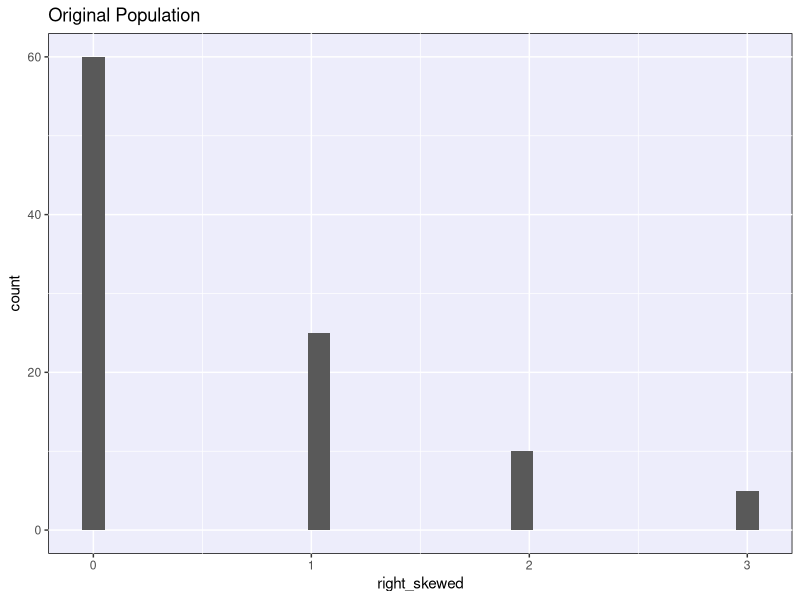
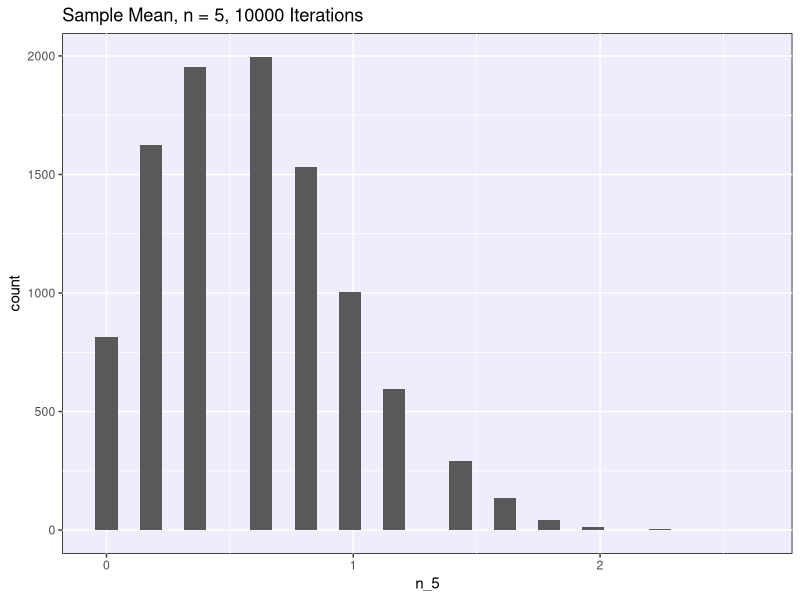
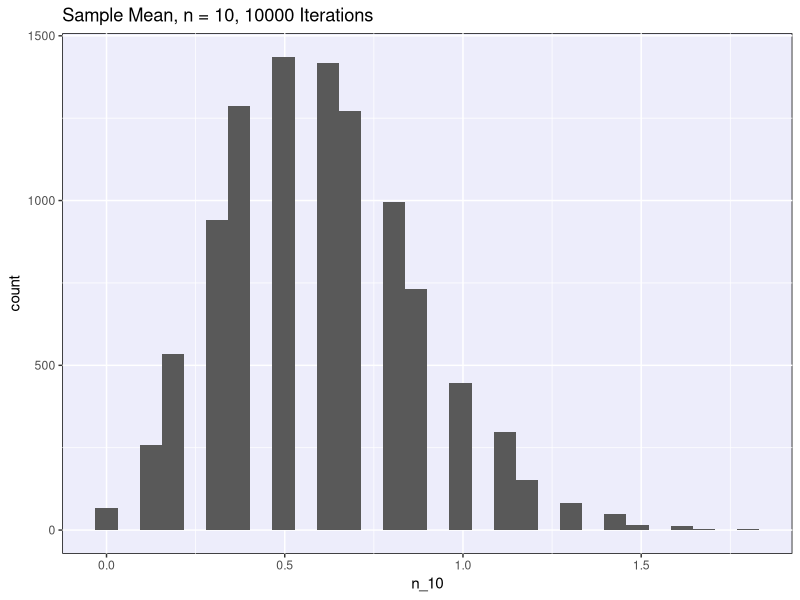
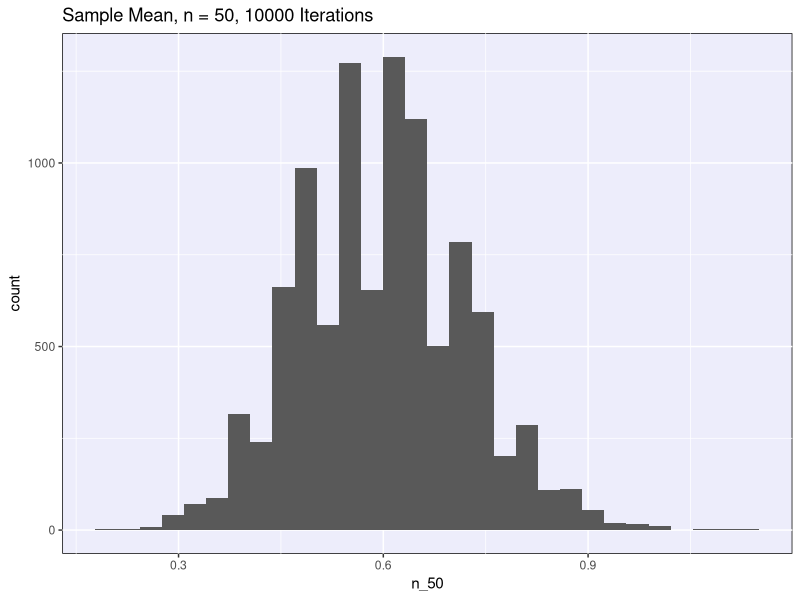

Reproduce these figures in R, in order.
## ---- chunk 1
knitr::opts_chunk$set(echo = TRUE, message = FALSE,
                      warning = FALSE, error = TRUE,
                      fig.height = 3)
library(tidyverse)
## ---- chunk 2
old <- theme_get()

theme_set(theme(panel.background = element_rect(fill = "#ededfb")))
## ---- chunk 3
pnorm(441, 510, 45) %>%
  qnorm(mean = 315, sd = 37)
## ---- chunk 4
pnorm(40, 39, 2.5, lower.tail = F)
## ---- chunk 5
qnorm(0.95, 39, 2.5)
## ---- chunk 6
pnorm(40, 39, 2.5/sqrt(4), lower.tail = F)
## ---- chunk 7
qnorm(0.95, 39, 2.5/sqrt(4))
## ---- chunk 8
pbinom(30, 100, 0.5)
## ---- chunk 9
pnorm(30, 50, sqrt(25))
## ---- chunk 10
pbinom(30, 100, 0.5) - pnorm(30, 50, sqrt(25))
## ---- chunk 11
prob3c <- tibble(n = 100,
                p = seq(0.01, 0.5, 0.01),
                p30 = pbinom(30, n, p)) %>% 
  filter(p30 >= 0.05) %>% 
  slice_max(p)

prob3c
## ---- chunk 12
right_skewed <- c(rep(0, 60), rep(1, 25), rep(2, 10), rep(3, 5))

n_5 <- replicate(10000, mean(sample(right_skewed, 5, replace = T)))
n_10 <- replicate(10000, mean(sample(right_skewed, 10, replace = T)))
n_50 <- replicate(10000, mean(sample(right_skewed, 50, replace = T)))

ggplot(data = NULL, aes(x = right_skewed)) + 
  geom_histogram() +
  labs(title = "Original Population")

ggplot(data = NULL, aes(x = n_5)) + 
  geom_histogram() +
  labs(title = "Sample Mean, n = 5, 10000 Iterations")

ggplot(data = NULL, aes(x = n_10)) + 
  geom_histogram() +
  labs(title = "Sample Mean, n = 10, 10000 Iterations")

ggplot(data = NULL, aes(x = n_50)) + 
  geom_histogram() +
  labs(title = "Sample Mean, n = 50, 10000 Iterations")
## ---- chunk 13
qnorm(0.975)

# 98% confidence: use the alpha/2 = 0.02/2 = 0.01 critical value
qnorm(0.99)
## ---- chunk 14
# For example, a 90% CI
alpha <- 0.1

qnorm(1 - alpha/2)

# This will also work but it will give you a negative critical value

qnorm(alpha/2)
## ---- chunk 15
qnorm(1 - 0/2)
## ---- chunk 16
pbinom(2, 3, 0.25, lower.tail = F)
## ---- chunk 17
pbinom(6, 8, 0.25, lower.tail = F)
